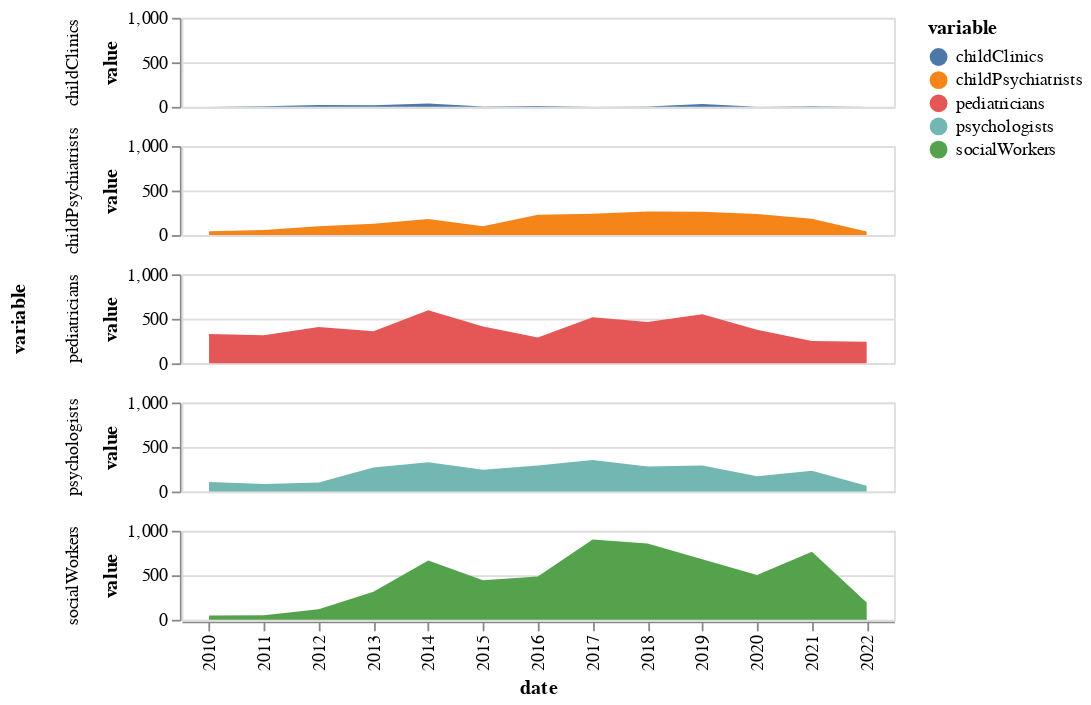

Source (notebook cell):
### Code cell
split

### Figure 1 — Vega-Lite specification as saved in the notebook (floating-point values rounded to 4 significant figures)
{"config": {"view": {"continuousWidth": 400, "continuousHeight": 300}}, "data": {"name": "data-35c01f3358691d0504749b3769515dc4"}, "mark": "area", "encoding": {"color": {"field": "variable", "type": "nominal"}, "row": {"field": "variable", "type": "nominal"}, "x": {"field": "date", "type": "ordinal"}, "y": {"field": "value", "type": "quantitative"}}, "height": 50, "width": 400, "$schema": "https://vega.github.io/schema/vega-lite/v4.17.0.json", "datasets": {"data-35c01f3358691d0504749b3769515dc4": [{"date": 2010, "variable": "childClinics", "value": 0.0}, {"date": 2011, "variable": "childClinics", "value": 6.0}, {"date": 2012, "variable": "childClinics", "value": 20.0}, {"date": 2013, "variable": "childClinics", "value": 18.0}, {"date": 2014, "variable": "childClinics", "value": 37.0}, {"date": 2015, "variable": "childClinics", "value": 4.0}, {"date": 2016, "variable": "childClinics", "value": 11.0}, {"date": 2017, "variable": "childClinics", "value": 2.0}, {"date": 2018, "variable": "childClinics", "value": 5.0}, {"date": 2019, "variable": "childClinics", "value": 33.0}, {"date": 2020, "variable": "childClinics", "value": 1.0}, {"date": 2021, "variable": "childClinics", "value": 6.0}, {"date": 2022, "variable": "childClinics", "value": 1.0}, {"date": 2010, "variable": "socialWorkers", "value": 48.0}, {"date": 2011, "variable": "socialWorkers", "value": 52.0}, {"date": 2012, "variable": "socialWorkers", "value": 117.0}, {"date": 2013, "variable": "socialWorkers", "value": 315.0}, {"date": 2014, "variable": "socialWorkers", "value": 666.0}, {"date": 2015, "variable": "socialWorkers", "value": 443.0}, {"date": 2016, "variable": "socialWorkers", "value": 487.0}, {"date": 2017, "variable": "socialWorkers", "value": 902.0}, {"date": 2018, "variable": "socialWorkers", "value": 857.0}, {"date": 2019, "variable": "socialWorkers", "value": 681.0}, {"date": 2020, "variable": "socialWorkers", "value": 504.0}, {"date": 2021, "variable": "socialWorkers", "value": 763.0}, {"date": 2022, "variable": "socialWorkers", "value": 193.0}, {"date": 2010, "variable": "pediatricians", "value": 329.0}, {"date": 2011, "variable": "pediatricians", "value": 316.0}, {"date": 2012, "variable": "pediatricians", "value": 408.0}, {"date": 2013, "variable": "pediatricians", "value": 361.0}, {"date": 2014, "variable": "pediatricians", "value": 597.0}, {"date": 2015, "variable": "pediatricians", "value": 413.0}, {"date": 2016, "variable": "pediatricians", "value": 290.0}, {"date": 2017, "variable": "pediatricians", "value": 516.0}, {"date": 2018, "variable": "pediatricians", "value": 465.0}, {"date": 2019, "variable": "pediatricians", "value": 552.0}, {"date": 2020, "variable": "pediatricians", "value": 377.0}, {"date": 2021, "variable": "pediatricians", "value": 252.0}, {"date": 2022, "variable": "pediatricians", "value": 241.0}, {"date": 2010, "variable": "psychologists", "value": 107.0}, {"date": 2011, "variable": "psychologists", "value": 84.0}, {"date": 2012, "variable": "psychologists", "value": 101.0}, {"date": 2013, "variable": "psychologists", "value": 271.0}, {"date": 2014, "variable": "psychologists", "value": 329.0}, {"date": 2015, "variable": "psychologists", "value": 245.0}, {"date": 2016, "variable": "psychologists", "value": 294.0}, {"date": 2017, "variable": "psychologists", "value": 354.0}, {"date": 2018, "variable": "psychologists", "value": 280.0}, {"date": 2019, "variable": "psychologists", "value": 292.0}, {"date": 2020, "variable": "psychologists", "value": 172.0}, {"date": 2021, "variable": "psychologists", "value": 234.0}, {"date": 2022, "variable": "psychologists", "value": 65.0}, {"date": 2010, "variable": "childPsychiatrists", "value": 42.0}, {"date": 2011, "variable": "childPsychiatrists", "value": 56.0}, {"date": 2012, "variable": "childPsychiatrists", "value": 98.0}, {"date": 2013, "variable": "childPsychiatrists", "value": 126.0}, {"date": 2014, "variable": "childPsychiatrists", "value": 180.0}, {"date": 2015, "variable": "childPsychiatrists", "value": 99.0}, {"date": 2016, "variable": "childPsychiatrists", "value": 229.0}, {"date": 2017, "variable": "childPsychiatrists", "value": 241.0}, {"date": 2018, "variable": "childPsychiatrists", "value": 264.0}, {"date": 2019, "variable": "childPsychiatrists", "value": 262.0}, {"date": 2020, "variable": "childPsychiatrists", "value": 238.0}, {"date": 2021, "variable": "childPsychiatrists", "value": 184.0}, {"date": 2022, "variable": "childPsychiatrists", "value": 39.0}]}}
